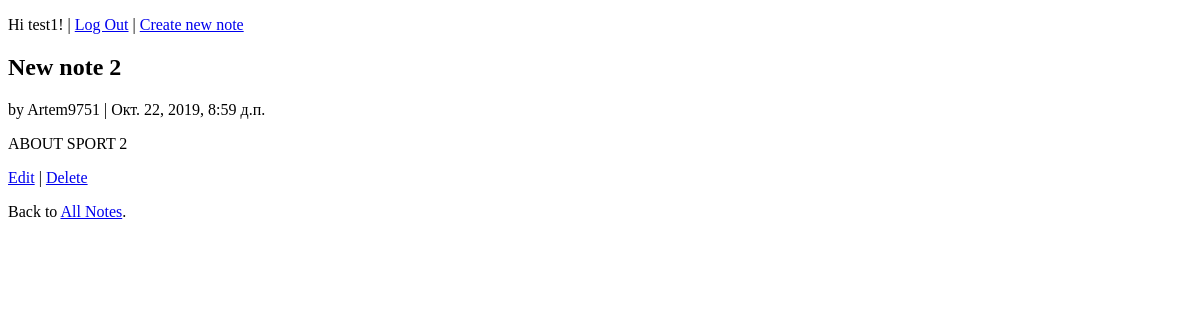
Page /notes/2/ (signed in) on the earlier database version.
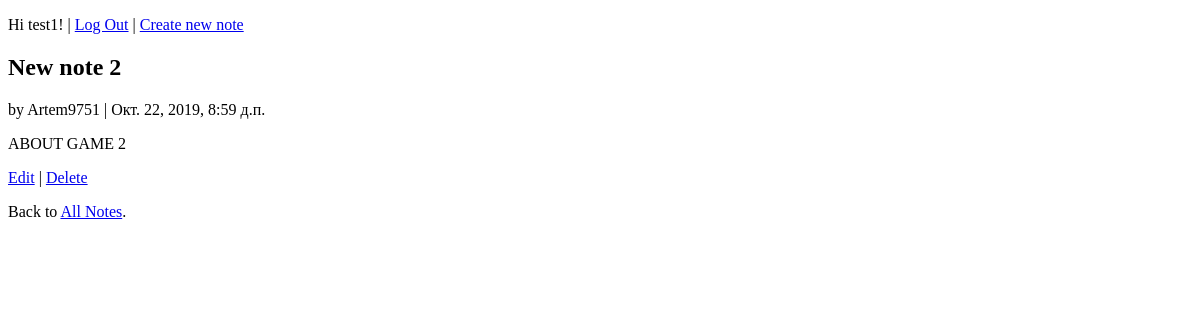
Same page on the later database version.
### notes/models.py (models this page shows, shortened)
class NoteModel(models.Model):
    title = models.CharField(max_length=128)
    body = models.TextField()
    date = models.DateTimeField(auto_now_add=True)
    author = models.ForeignKey(get_user_model(), on_delete=models.CASCADE,)
    topics = models.ManyToManyField(TopicModel)

### users/models.py (models this page shows)
class CustomUser(AbstractUser):
    age = models.PositiveIntegerField(null=True, blank=True)

### notes/views.py (the view)
# urls.py: path('<int:pk>/', NoteDetailView.as_view(), name='note_detail'),
class NoteDetailView(LoginRequiredMixin, DetailView):
    model = NoteModel
    template_name = 'note_detail.html'
    login_url = 'login'

### templates/note_detail.html
{% extends 'base.html' %}
{% block content %}
<div>
 <h2>{{ object.title }}</h2>
  <p>by {{ object.author }} | {{ object.date }}</p>
  <p>{{ object.body }}</p>
</div>
 <p><a href="{% url 'note_edit' object.pk %}">Edit</a> |
     <a href="{% url 'note_delete' object.pk %}">Delete</a></p>
 <p>Back to <a href="{% url 'note_list' %}">All Notes</a>.</p>
{% endblock content %}

Differences in the rows shown:
changed NoteModel "New note 2": body "ABOUT SPORT 2" → "ABOUT GAME 2"
